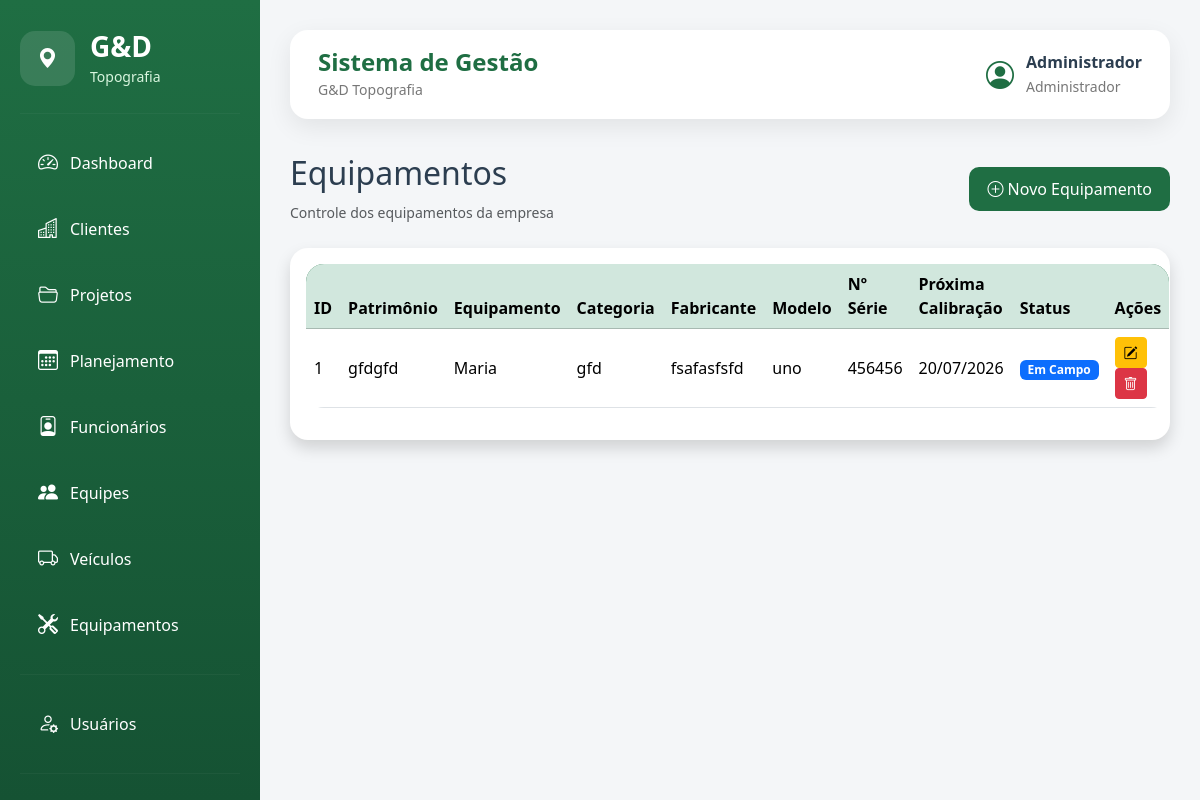
The app's page /equipamentos (signed in) with its own data.
### models/usuario.py (models this page shows, shortened)
class Usuario(UserMixin, db.Model):
    __tablename__ = "usuarios"
    id = db.Column(db.Integer, primary_key=True)
    nome = db.Column(db.String(100), nullable=False)
    email = db.Column(db.String(120), unique=True, nullable=False)
    senha = db.Column(db.String(255), nullable=False)
    perfil = db.Column(
        db.String(50),
        nullable=False,
        default="Administrador"
    )
    ativo = db.Column(
        db.Boolean,
        nullable=False,
        default=True
    )
    data_criacao = db.Column(
        db.DateTime,
        default=datetime.utcnow
    )
    ultimo_login = db.Column(
        db.DateTime,
        nullable=True
    )
    ultimo_acesso = db.Column(
        db.DateTime,
        nullable=True
    )
    foto = db.Column(
        db.String(255),
        nullable=True
    )
    telefone = db.Column(
        db.String(20),
        nullable=True
    )
    observacoes = db.Column(
        db.Text,
        nullable=True
    )

### models/equipamento.py (models this page shows)
class Equipamento(db.Model):
    __tablename__ = "equipamentos"
    id = db.Column(db.Integer, primary_key=True)
    patrimonio = db.Column(db.String(30), unique=True)
    nome = db.Column(db.String(150), nullable=False)
    categoria = db.Column(db.String(100))
    fabricante = db.Column(db.String(100))
    modelo = db.Column(db.String(100))
    numero_serie = db.Column(db.String(100))
    status = db.Column(
        db.String(30),
        default="Disponível"
    )
    ultima_calibracao = db.Column(db.Date)
    proxima_calibracao = db.Column(db.Date)
    observacoes = db.Column(db.Text)

### routes/equipamentos.py (the view)
@equipamentos.route("/equipamentos")
@login_required
def listar_equipamentos():
    lista = Equipamento.query.order_by(
        Equipamento.nome
    ).all()
    return render_template(
        "equipamentos.html",
        equipamentos=lista
    )

### app.py (called while the page is built)
@app.context_processor
def inject_csrf_token():
    return dict(csrf_token=generate_csrf)

@login_manager.user_loader
def load_user(user_id):
    return Usuario.query.get(int(user_id))

### templates/equipamentos.html (shortened to what this page needs)
{% extends "layout/base.html" %}
{% block content %}
<div class="d-flex justify-content-between align-items-center mb-4">
    <div>
        <h2>Equipamentos</h2>
        <small class="text-muted">
            Controle dos equipamentos da empresa
        </small>
    </div>
    <a href="/equipamentos/novo" class="btn btn-success">
        <i class="bi bi-plus-circle"></i>
        Novo Equipamento
    </a>
</div>
<div class="card shadow">
    <div class="card-body">
        <table class="table table-hover align-middle">
            <thead class="table-success">
                <tr>
                    <th>ID</th>
                    <th>Patrimônio</th>
                    <th>Equipamento</th>
                    <th>Categoria</th>
                    <th>Fabricante</th>
                    <th>Modelo</th>
                    <th>Nº Série</th>
                    <th>Próxima Calibração</th>
                    <th>Status</th>
                    <th width="170">Ações</th>
                </tr>
            </thead>
            <tbody>
                {% for equipamento in equipamentos %}
                <tr>
                    <td>{{ equipamento.id }}</td>
                    <td>{{ equipamento.patrimonio }}</td>
                    <td>{{ equipamento.nome }}</td>
                    <td>{{ equipamento.categoria }}</td>
                    <td>{{ equipamento.fabricante }}</td>
<td>{{ equipamento.modelo }}</td>
<td>{{ equipamento.numero_serie }}</td>
<td>
    {% if equipamento.proxima_calibracao %}
        {{ equipamento.proxima_calibracao.strftime('%d/%m/%Y') }}
    {% else %}
        -
    {% endif %}
</td>
                    <td>
                        {% if equipamento.status == "Disponível" %}
                            <span class="badge bg-success">
                                Disponível
                            </span>
                        {% elif equipamento.status == "Em Campo" %}
                            <span class="badge bg-primary">
                                Em Campo
                            </span>
                        {% elif equipamento.status == "Manutenção" %}
                            <span class="badge bg-danger">
                                Manutenção
                            </span>
                        {% else %}
                            <span class="badge bg-secondary">
                                {{ equipamento.status }}
                            </span>
                        {% endif %}
                    </td>
                    <td>
                        <a href="{{ url_for('equipamentos.editar_equipamento', id=equipamento.id) }}"
                           class="btn btn-warning btn-sm">
                            <i class="bi bi-pencil-square"></i>
                        </a>
                        <a href="{{ url_for('equipamentos.excluir_equipamento', id=equipamento.id) }}"
                           class="btn btn-danger btn-sm"
                           onclick="return confirm('Deseja realmente excluir este equipamento?')">
                            <i class="bi bi-trash"></i>
                        </a>
                    </td>
                </tr>
                {% else %}
                <tr>
                    <td colspan="7" class="text-center text-muted">
                        Nenhum equipamento cadastrado.
                    </td>
                </tr>
                {% endfor %}
            </tbody>
        </table>
    </div>
</div>
{% endblock %}

### templates/layout/base.html (shortened to what this page needs)
<!DOCTYPE html>
<html lang="pt-BR">
<head>
    <link href="https://cdn.jsdelivr.net/npm/bootstrap@5.3.3/dist/css/bootstrap.min.css" rel="stylesheet">
    <link href="https://cdn.jsdelivr.net/npm/bootstrap-icons@1.11.3/font/bootstrap-icons.css" rel="stylesheet">
    <link rel="stylesheet" href="{{ url_for('static', filename='css/style.css') }}">
</head>
<body>
    <div class="sidebar">
        <div class="logo">
            <div class="logo-icon">
                <i class="bi bi-geo-alt-fill"></i>
            </div>
            <div>
                <h3>G&D</h3>
                <small>Topografia</small>
            </div>
        </div>
        <hr>
        <a href="{{ url_for('dashboard.inicio') }}">
            <i class="bi bi-speedometer2"></i>
            <span>Dashboard</span>
        </a>
        <a href="{{ url_for('clientes.listar_clientes') }}">
            <i class="bi bi-buildings"></i>
            <span>Clientes</span>
        </a>
        <a href="{{ url_for('projetos.listar_projetos') }}">
            <i class="bi bi-folder2-open"></i>
            <span>Projetos</span>
        </a>
        <a href="{{ url_for('planejamento.listar_planejamento') }}">
            <i class="bi bi-calendar3"></i>
            <span>Planejamento</span>
        </a>
        <a href="{{ url_for('funcionarios.listar_funcionarios') }}">
            <i class="bi bi-person-badge"></i>
            <span>Funcionários</span>
        </a>
        <a href="{{ url_for('equipes.listar_equipes') }}">
            <i class="bi bi-people-fill"></i>
            <span>Equipes</span>
        </a>
        <a href="{{ url_for('veiculos.listar_veiculos') }}">
            <i class="bi bi-truck"></i>
            <span>Veículos</span>
        </a>
        <a href="{{ url_for('equipamentos.listar_equipamentos') }}">
            <i class="bi bi-tools"></i>
            <span>Equipamentos</span>
        </a>
        <hr>
        <a href="{{ url_for('usuarios.listar_usuarios') }}">
            <i class="bi bi-person-gear"></i>
            <span>Usuários</span>
        </a>
        <hr>
        <a href="{{ url_for('auth.logout') }}">
        </a>
    </div>
    <div class="conteudo">
        <div class="topbar">
            <div>
                <h4>Sistema de Gestão</h4>
                <small>G&D Topografia</small>
            </div>
            <div class="topbar-right">
                <div class="usuario">
                    <i class="bi bi-person-circle fs-3"></i>
                    <div>
                        <strong>
                            {{ current_user.nome }}
                        </strong>
                        <small>
                            {{ current_user.perfil }}
                        </small>
                    </div>
                </div>
            </div>
        </div>
        {% block content %}
        {% endblock %}
    </div>
</body>
</html>

### static/css/style.css (style rules this page uses)
:root { --verde-principal:#1F6E43; --verde-secundario:#2E8B57; --verde-escuro:#155233; --cinza-claro:#F4F6F8; --cinza:#D8DEE4; --texto:#2C3E50; --branco:#FFFFFF; --sombra:0 8px 25px rgba(0,0,0,.08); --radius:18px; }
* { margin:0; padding:0; box-sizing:border-box; }
body { background:var(--cinza-claro); font-family:"Segoe UI",Tahoma,Geneva,Verdana,sans-serif; color:var(--texto); overflow-x:hidden; }
.sidebar { position:fixed; top:0; left:0; width:260px; height:100vh; background:linear-gradient( 180deg, var(--verde-principal), var(--verde-escuro) ); color:white; padding:30px 20px; overflow-y:auto; overflow-x:hidden; z-index:1000; }
.logo { display:flex; align-items:center; gap:15px; margin-bottom:25px; }
.logo-icon { width:55px; height:55px; border-radius:15px; background:rgba(255,255,255,.12); display:flex; align-items:center; justify-content:center; font-size:28px; }
.logo h3 { margin:0; font-weight:700; }
.logo small { color:#d9f6df; }
.sidebar hr { border-color:rgba(255,255,255,.15); margin:20px 0; }
.sidebar a { display:flex; align-items:center; gap:12px; color:white; text-decoration:none; padding:14px 18px; border-radius:12px; margin-bottom:8px; transition:.25s; }
.sidebar i { font-size:20px; }
.conteudo { margin-left:260px; width:calc(100% - 260px); min-height:100vh; padding:30px; }
.topbar { background:white; border-radius:18px; padding:18px 28px; display:flex; justify-content:space-between; align-items:center; margin-bottom:35px; box-shadow:var(--sombra); }
.topbar h4 { margin:0; color:var(--verde-principal); font-weight:700; }
.topbar small { color:#777; }
.topbar-right { display:flex; align-items:center; gap:20px; }
.usuario { display:flex; align-items:center; gap:12px; }
.usuario i { color:var(--verde-principal); }
.usuario strong { display:block; }
.usuario small { color:#777; }
.btn-success { background:var(--verde-principal); border:none; border-radius:10px; padding:10px 18px; }
.card { border:none; border-radius:18px; box-shadow:var(--sombra); }
.table { background:white; border-radius:18px; overflow:hidden; }
.table thead { background:var(--verde-principal); color:white; }
.table td { vertical-align:middle; }

### records on screen
Usuario: nome "Administrador", perfil "Administrador"
Equipamento: id "1", patrimonio "gfdgfd", nome "Maria", categoria "gfd", fabricante "fsafasfsfd", modelo "uno", numero_serie "456456", proxima_calibracao "20/07/2026", status "Em Campo"
